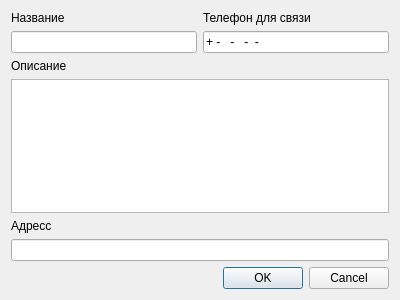
<?xml version="1.0" encoding="UTF-8"?>
<ui version="4.0">
 <class>FormCreateBar</class>
 <widget class="QWidget" name="FormCreateBar">
  <property name="geometry">
   <rect>
    <x>0</x>
    <y>0</y>
    <width>400</width>
    <height>300</height>
   </rect>
  </property>
  <property name="windowTitle">
   <string>Form</string>
  </property>
  <layout class="QVBoxLayout" name="verticalLayout_3">
   <item>
    <layout class="QHBoxLayout" name="horizontalLayout">
     <item>
      <layout class="QVBoxLayout" name="verticalLayout">
       <item>
        <widget class="QLabel" name="barNameLabel">
         <property name="text">
          <string>Название</string>
         </property>
        </widget>
       </item>
       <item>
        <widget class="QLineEdit" name="barNameLineEdit"/>
       </item>
      </layout>
     </item>
     <item>
      <layout class="QVBoxLayout" name="verticalLayout_2">
       <item>
        <widget class="QLabel" name="barPhoneNumberLabel">
         <property name="text">
          <string>Телефон для связи</string>
         </property>
        </widget>
       </item>
       <item>
        <widget class="QLineEdit" name="barPhoneLineEdit">
         <property name="sizePolicy">
          <sizepolicy hsizetype="Expanding" vsizetype="Fixed">
           <horstretch>0</horstretch>
           <verstretch>0</verstretch>
          </sizepolicy>
         </property>
         <property name="minimumSize">
          <size>
           <width>0</width>
           <height>0</height>
          </size>
         </property>
         <property name="inputMask">
          <string>+9-999-999-99-99</string>
         </property>
         <property name="maxLength">
          <number>16</number>
         </property>
         <property name="frame">
          <bool>true</bool>
         </property>
        </widget>
       </item>
      </layout>
     </item>
    </layout>
   </item>
   <item>
    <widget class="QLabel" name="barDescriptionLabel">
     <property name="text">
      <string>Описание</string>
     </property>
    </widget>
   </item>
   <item>
    <widget class="QTextEdit" name="barDescriptionTextEdit"/>
   </item>
   <item>
    <widget class="QLabel" name="barAddressLabel">
     <property name="text">
      <string>Адресс</string>
     </property>
    </widget>
   </item>
   <item>
    <widget class="QLineEdit" name="barAddressLineEdit"/>
   </item>
   <item>
    <widget class="QDialogButtonBox" name="buttonBox">
     <property name="standardButtons">
      <set>QDialogButtonBox::Cancel|QDialogButtonBox::Ok</set>
     </property>
    </widget>
   </item>
  </layout>
 </widget>
 <resources/>
 <connections/>
</ui>
